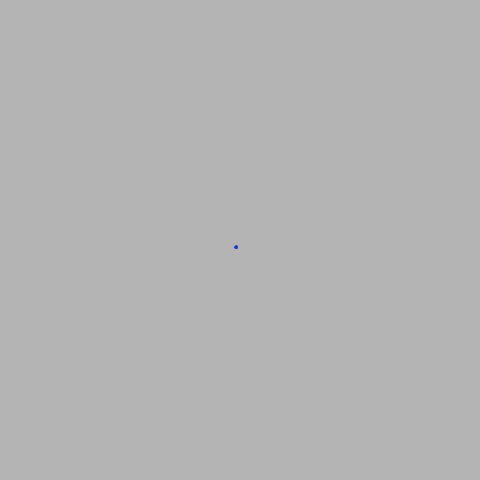
Frame 1 (no input)
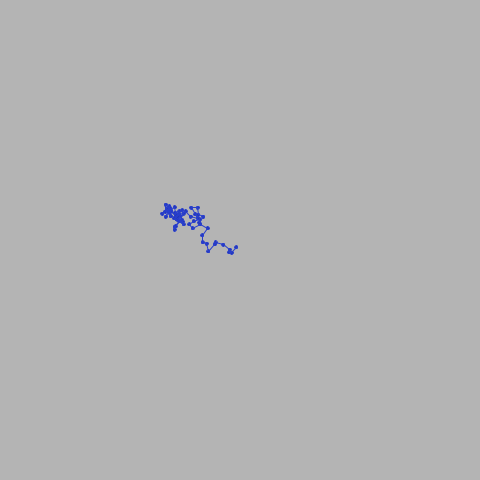
Frame 60 (the mouse pressed at the canvas centre just before this capture)
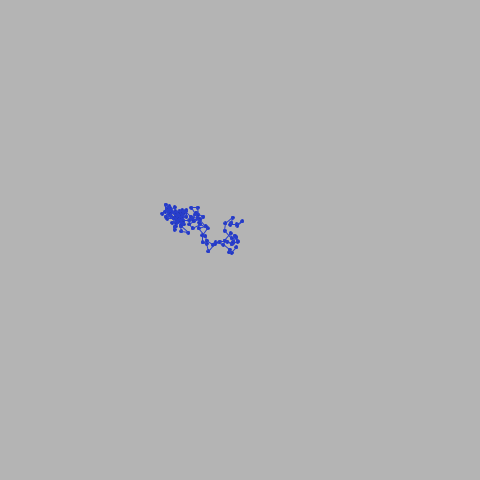
Frame 120 (the mouse held since frame 60 and released just before this capture)

The Processing sketch that drew these frames (run headless with seeded random() and noise(); from frame 60 on, the mouse is pressed at the canvas centre):

// Processing sketch: Noc01_01_Walker
// ── Noc01_01_Walker.pde
Walker w;

void setup() {
  colorMode(HSB,360,100,100);
  size(480, 480);
  w = new Walker();
  background(255);
}

void draw() {
  w.step();
  w.display();
}
// ── Walker.pde
class Walker {
  float x;
  float y;
  int shade;
  float lastX, lastY;
  boolean reset;
  
  Walker() {
    x = width/2;
    y = height/2;
    reset = true;
    shade = int(random(0,360));
  }

  void display() {
    fill(shade,80,70);
    strokeWeight(1);
    stroke(shade,80,80);
    ellipse(x,y,3,3);
    
    if (reset) {
      reset = false;
    } else {
      line(lastX, lastY, x, y);
    }
  }

  void step() {
    float stepx = random(-8,8);
    float stepy = random(-8,8);
    
    lastX = x;
    lastY = y;
    
    x += stepx;
    y += stepy;
    
    if (y > height || x > width || x < 0 || y < 0) 
    {
      y = height/2;
      x = width/2;
      shade = (shade + 30) % 360;
      reset = true;
    }
  }
}
